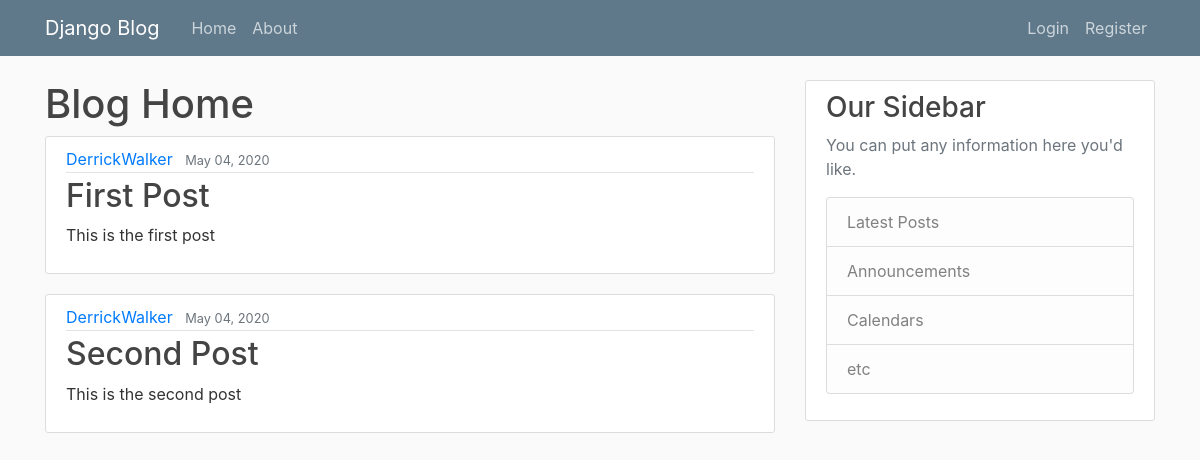
The page / on the database its author committed.
### Postapp/models.py (models this page shows, shortened)
class Post(models.Model):
    title = models.CharField(max_length=100)
    content = models.TextField()
    date_posted = models.DateTimeField(default=timezone.now)
    author = models.ForeignKey(User, on_delete=models.CASCADE)

### Postapp/views.py (the view)
class Home(ListView):
    model = Post
    context_object_name = 'posts'
    template_name = 'Postapp/home.html'

### Postapp/templates/Postapp/home.html
{% extends 'Postapp/base.html' %}
{% block content %}
<h1>Blog Home</h1>
{% for post in posts %}
<article class="media content-section">
    <div class="media-body">
        <div class="article-metadata">
            <a class="mr-2" href="#">{{ post.author }}</a>
            <small class="text-muted">{{ post.date_posted|date:"F d, Y" }}</small>
        </div>
        <h2><a class="article-title" href="#">{{ post.title }}</a></h2>
        <p class="article-content">{{ post.content }}</p>
    </div>
</article>
{% endfor %}
{% endblock content %}

### Postapp/static/Postapp/main.css (style rules this page uses)
body { background: #fafafa; color: #333333; margin-top: 5rem; }
h1, h2, h3, h4, h5, h6 { color: #444444; }
.content-section { background: #ffffff; padding: 10px 20px; border: 1px solid #dddddd; border-radius: 3px; margin-bottom: 20px; }
.article-title { color: #444444; }
.article-content { white-space: pre-line; }
.article-metadata { padding-bottom: 1px; margin-bottom: 4px; border-bottom: 1px solid #e3e3e3 }

### rows shown on the page
Post: author "DerrickWalker", date_posted "May 04, 2020", title "First Post", content "This is the first post"
Post: author "DerrickWalker", date_posted "May 04, 2020", title "Second Post", content "This is the second post"
